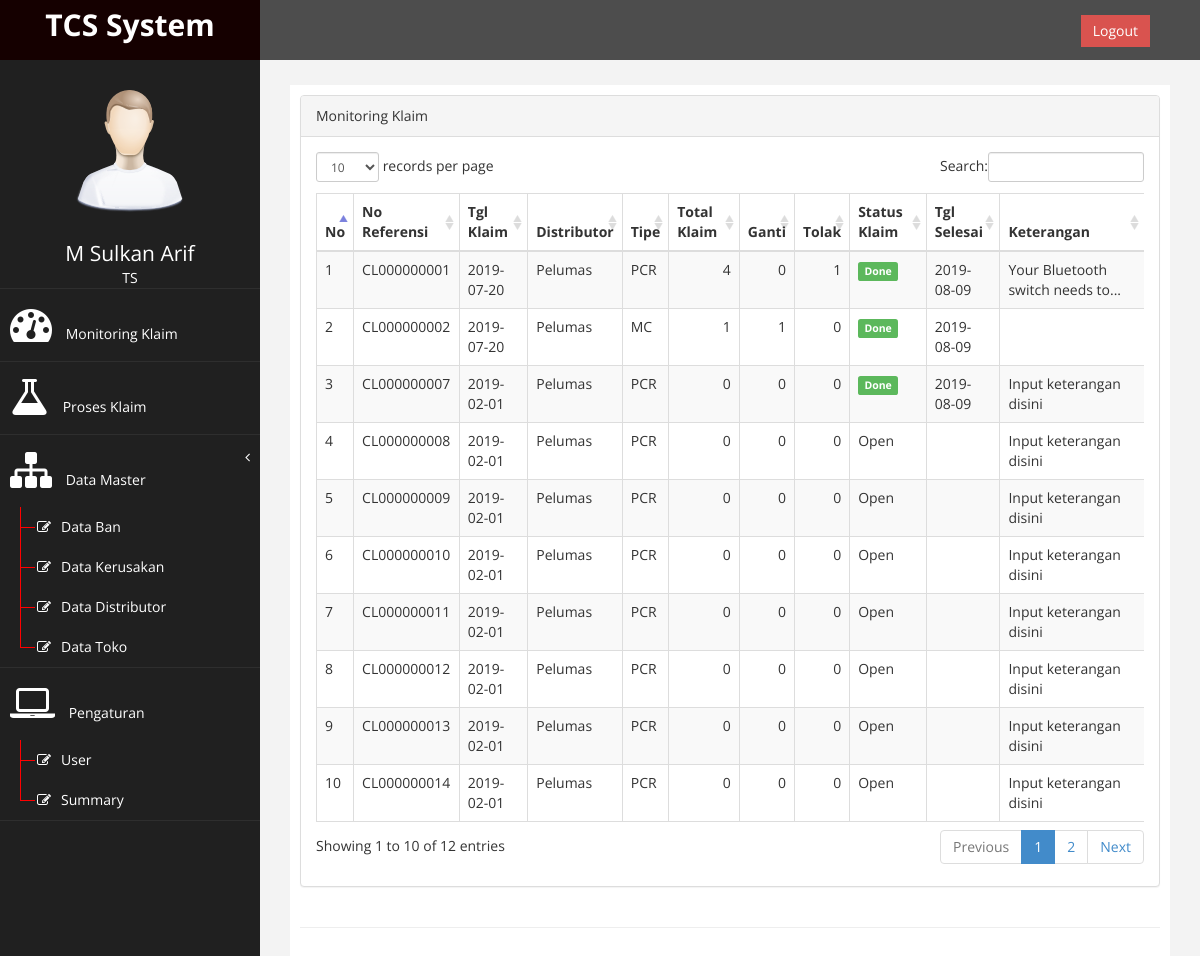
/ (signed in), run on the app's committed database.
### tables this page shows
CREATE TABLE `db_klaim` (
  `id_klaim` int(11) NOT NULL AUTO_INCREMENT,
  `no_klaim` varchar(20) NOT NULL,
  `grup` varchar(20) NOT NULL,
  `id_distributor` int(1) NOT NULL,
  `tgl_klaim` date DEFAULT NULL,
  `keterangan` text,
  `status` enum('Open','Done') NOT NULL DEFAULT 'Open',
  `tgl_selesai` datetime DEFAULT NULL,
  PRIMARY KEY (`id_klaim`)
);

CREATE TABLE `db_distributor` (
  `id_distributor` int(200) NOT NULL AUTO_INCREMENT,
  `kode_distributor` varchar(100) NOT NULL,
  `nama_distributor` varchar(100) NOT NULL,
  `grup` enum('Internasional','Lokal') NOT NULL,
  `alamat` varchar(200) NOT NULL,
  `area` varchar(100) NOT NULL,
  `kota` varchar(100) NOT NULL,
  `telepon` int(100) NOT NULL,
  PRIMARY KEY (`id_distributor`)
);

### config.php (called while the page is built, shortened)
<?php
$page = $_GET['page'];

### page/monitoring/monitoring.php (the view)
<?php
$klaim = [];
$sql = " SELECT k.*,d.nama_distributor, coalesce(dt.total,0) as total, coalesce(dt.ganti,0) as ganti, coalesce(dt.tolak,0) as tolak
    FROM db_klaim k
    INNER JOIN db_distributor d ON k.id_distributor=d.id_distributor
    LEFT JOIN (
        SELECT *, if(`status` = 'Tolak',1,0) AS tolak, if(`status` = 'Ganti',1,0) AS ganti, COUNT(id_klaim_detail) AS total  FROM db_klaim_detail GROUP BY id_klaim
    ) AS dt ON k.id_klaim = dt.id_klaim ";
$query = mysqli_query($conn, $sql);
$no = 1;
while ($row = mysqli_fetch_assoc($query)) {
    $row['no'] = $no;
    $klaim[] = $row;
    $no++;
}
?>
<div class="panel panel-default">
    <div class="panel-heading">
        Monitoring Klaim
    </div>
    <div class="panel-body">
        <div class="table-responsive">
            <table class="table table-striped table-bordered table-hover" id="dataTables-example">
                <thead>
                    <tr>
                        <th>No</th>
                        <th>No Referensi</th>
                        <th>Tgl Klaim</th>
                        <th>Distributor</th>
                        <th>Tipe</th>
                        <th>Total Klaim</th>
                        <th>Ganti</th>
                        <th>Tolak</th>
                        <th>Status Klaim</th>
                        <th>Tgl Selesai</th>
                        <th>Keterangan</th>
                    </tr>
                </thead>
                <tbody>
                    <?php
                    foreach ($klaim as $key => $v) : ?>
                        <tr>
                            <td><?= $v['no'] ?></td>
                            <td><?= $v['no_klaim'] ?></td>
                            <td><?= $v['tgl_klaim'] ?></td>
                            <td><?= $v['nama_distributor'] ?></td>
                            <td><?= $v['grup'] ?></td>
                            <td class="text-right"><?= $v['total'] ?></td>
                            <td class="text-right"><?= $v['ganti'] ?></td>
                            <td class="text-right"><?= $v['tolak'] ?></td>
                            <td class=""><span class="<?= $v['status'] == 'Done' ? 'label label-success' : '' ?>"><?= $v['status'] ?></span></td>
                            <td class=""><span class="">
                                    <?= $v['status'] == 'Done' ? date('Y-m-d', strtotime($v['tgl_selesai'])) : '' ?>
                                </span></td>
                            <td data-toggle="tooltip" title="<?= $v['keterangan'] ?>"><?= strlen($v['keterangan']) >= 30 ? substr($v['keterangan'], 0, 30) . '...' : $v['keterangan'] ?></td>
                        </tr>
                    <?php endforeach; ?>
                </tbody>
            </table>
        </div>
    </div>
</div>

### index.php (shortened to what this page needs)
<?php
require_once 'config.php';
?>
<!DOCTYPE html>
<html xmlns="http://www.w3.org/1999/xhtml">
<head>
    <link href="assets/css/bootstrap.css" rel="stylesheet" />
    <link href="assets/css/font-awesome.css" rel="stylesheet" />
    <link href="assets/css/custom.css" rel="stylesheet" />
    <link href="assets/js/dataTables/dataTables.bootstrap.css" rel="stylesheet" />
</head>
<body>
    <?php
    if (isset($_SESSION['username'])) {
        require_once 'dashboard.php';
    } else {
        require_once 'login.php';
    }
    ?>
</body>
</html>

### dashboard.php (shortened to what this page needs)
<div id="wrapper">
    <nav class="navbar navbar-default navbar-cls-top " role="navigation" style="margin-bottom: 0">
        <div class="navbar-header">
            <a class="navbar-brand" href="index.php">TCS System</a>
        </div>
        <div style="color: white;
padding: 15px 50px 5px 50px;
float: right;
font-size: 16px;">&nbsp; <a href="function.php?type=logout" class="btn btn-danger square-btn-adjust">Logout</a> </div>
    </nav>
    <nav class="navbar-default navbar-side" role="navigation">
        <div class="sidebar-collapse">
            <ul class="nav" id="main-menu">
                <li class="text-center">
                    <img src="assets/img/find_user.png" class="user-image img-responsive" />
                    <span style="color:white;font-weight;bold;font-size:1.5em;"><?= ucwords($_SESSION['nama']) ?></span>
                    <br>
                    <span style="color:white;font-weight;bold;font-size:1em;"><?= $_SESSION['akses'] ?></span>
                </li>
                <li>
                    <a href="index.php"><i class="fa fa-dashboard fa-3x"></i> Monitoring Klaim</a>
                </li>
                <li>
                    <a href="?page=klaim"><i class="fa fa-flask fa-3x"></i> Proses Klaim</a>
                </li>
                <li <?php if ($page == "ban" || $page == "kerusakan" || $page == "distributor" || $page == "toko" || $page == "karyawan") {
                        echo 'class="active"';
                    }
                    ?>>
                    <a href="#"><i class="fa fa-sitemap fa-3x"></i> Data Master<span class="fa arrow"></span></a>
                    <ul class="nav nav-second-level">
                        <li>
                            <a href="?page=ban"><i class="fa fa-edit fa-1x"></i>Data Ban</a>
                        </li>
                        <li>
                            <a href="?page=kerusakan"><i class="fa fa-edit fa-1x"></i>Data Kerusakan</a>
                        </li>
                        <li>
                            <a href="?page=distributor"><i class="fa fa-edit fa-1x"></i>Data Distributor</a>
                        </li>
                        <li>
                            <a href="?page=toko"><i class="fa fa-edit fa-1x"></i>Data Toko</a>
                        </li>
                </li>
            </ul>
            <li>
                <a href="#"><i class="fa fa-laptop fa-3x"></i> Pengaturan </a>
                <ul class="nav nav-second-level">
                    <li>
                        <a href="?page=user"><i class="fa fa-edit fa-1x"></i>User</a>
                    </li>
                    <li>
                        <a href="?page=summary"><i class="fa fa-edit fa-1x"></i>Summary</a>
                    </li>
                </ul>
            </li>
        </div>
    </nav>
    <div id="page-wrapper">
        <div id="page-inner">
            <div class="row">
                <div class="col-md-12">
                    <?php
                    if ($page == "pengaturan") {
                        if ($aksi == "") {
                            include 'page/pengaturan/pengaturan.php';
                        }
                    } else if ($page == "karyawan") {
                        if ($aksi == "") {
                            include 'page/master/karyawan/karyawan.php';
                        }
                    } else if ($page == "user") {
                        if ($aksi == "") {
                            include 'page/setting/user/user.php';
                        } elseif ($aksi == "edit" || $aksi == "tambah") {
                            include 'page/setting/user/edit.php';
                        }
                    } else if ($page == "summary") {
                        if ($aksi == "") {
                            include 'page/pengaturan/summary.php';
                        }
                    } else {
                        include 'page/monitoring/monitoring.php';
                    }
                    ?>
                </div>
            </div>
            <hr />
        </div>
    </div>
</div>

### assets/css/custom.css (style rules this page uses)
body { font-family: 'Open Sans', sans-serif; }
#wrapper { width: 100%; background:#202020; }
#page-wrapper { padding: 15px 15px; min-height: 600px; background:#F3F3F3; }
#page-inner { width:100%; margin:10px 20px 10px 0px; background-color:#fff!important; padding:10px; min-height:1200px; }
.text-center { text-align:center; }
.square-btn-adjust { border: 0px solid transparent; -webkit-border-radius: 0px; -moz-border-radius: 0px; border-radius: 0px; }
.user-image { margin: 25px auto; -webkit-border-radius: 10px; -moz-border-radius: 10px; border-radius: 10px; max-height:170px; max-width:170px; }
.navbar-cls-top .navbar-brand { color: #fff; background: #150000; width: 260px; text-align: center; height: 60px; font-size: 30px; font-weight: 700; }
.arrow { float: right; }
.fa.arrow:before { content: "\f104"; }
.nav-second-level li, .nav-third-level li { border-bottom: none !important; }
.nav-second-level li a { padding-left: 37px; }
.sidebar-collapse , .sidebar-collapse .nav { background:none; }
.sidebar-collapse .nav { padding:0; }
.sidebar-collapse .nav > li > a { color:#fff; background:#202020; text-shadow:none; }
.sidebar-collapse > .nav > li > a { padding:15px 10px; }
.sidebar-collapse > .nav > li { border-bottom: 1px solid rgba(107, 108, 109, 0.19); }
.nav-second-level > li > a:before , .nav-third-level > li > a:before { content:""; display:block; position:absolute; left:20px; width:15px; height:1px; background:#ff0000; top:20px; }
.nav-second-level > li > a:after, .nav-third-level > li > a:after { content:""; display:block; position:absolute; left:20px; width:1px; height:100%; background:#ff0000; top:0px; z-index:10; }
.nav-second-level > li:last-child > a:after, .nav-third-level > li:last-child > a:after { height:50%; }
.navbar-side { border:none; background-color: #202020; }
.navbar-cls-top { background:#4D4D4D; border-bottom:none; }
.navbar-default { border:0px solid black; }
.navbar-header { background: #A70303; }
.nav > li > a > i { margin-right:10px; }
@media (min-width:768px) { #page-wrapper { margin: 0 0 0 260px; padding: 15px 30px; min-height: 1200px; } }
@media (min-width:768px) { .navbar-side { z-index: 1; position: absolute; width: 260px; } }
@media (min-width:768px) { .navbar { border-radius: 0px; } }

### data on the page
db_klaim: no "1", no_klaim "CL000000001", tgl_klaim "2019-07-20", id_distributor.nama_distributor "Pelumas", grup "PCR", total "4", ganti "0", tolak "1", status "Done", tgl_selesai "2019-08-09", keterangan "Your Bluetooth switch needs to"
db_klaim: id_klaim "2", no_klaim "CL000000002", tgl_klaim "2019-07-20", id_distributor.nama_distributor "Pelumas", grup "MC", total "1", ganti "1", tolak "0", status "Done", tgl_selesai "2019-08-09"
db_klaim: id_distributor "3", no_klaim "CL000000007", tgl_klaim "2019-02-01", id_distributor.nama_distributor "Pelumas", grup "PCR", total "0", ganti "0", tolak "0", status "Done", tgl_selesai "2019-08-09", keterangan "Input keterangan disini"
db_klaim: no "4", no_klaim "CL000000008", tgl_klaim "2019-02-01", id_distributor.nama_distributor "Pelumas", grup "PCR", total "0", ganti "0", tolak "0", status "Open", keterangan "Input keterangan disini"
db_klaim: no "5", no_klaim "CL000000009", tgl_klaim "2019-02-01", id_distributor.nama_distributor "Pelumas", grup "PCR", total "0", ganti "0", tolak "0", status "Open", keterangan "Input keterangan disini"
db_klaim: no "6", no_klaim "CL000000010", tgl_klaim "2019-02-01", id_distributor.nama_distributor "Pelumas", grup "PCR", total "0", ganti "0", tolak "0", status "Open", keterangan "Input keterangan disini"
db_klaim: no "7", no_klaim "CL000000011", tgl_klaim "2019-02-01", id_distributor.nama_distributor "Pelumas", grup "PCR", total "0", ganti "0", tolak "0", status "Open", keterangan "Input keterangan disini"
db_klaim: no "8", no_klaim "CL000000012", tgl_klaim "2019-02-01", id_distributor.nama_distributor "Pelumas", grup "PCR", total "0", ganti "0", tolak "0", status "Open", keterangan "Input keterangan disini"
db_klaim: no "9", no_klaim "CL000000013", tgl_klaim "2019-02-01", id_distributor.nama_distributor "Pelumas", grup "PCR", total "0", ganti "0", tolak "0", status "Open", keterangan "Input keterangan disini"
db_klaim: no "10", no_klaim "CL000000014", tgl_klaim "2019-02-01", id_distributor.nama_distributor "Pelumas", grup "PCR", total "0", ganti "0", tolak "0", status "Open", keterangan "Input keterangan disini"

### other printed values
$_SESSION['nama'] "M Sulkan Arif"
$_SESSION['akses'] "TS"
